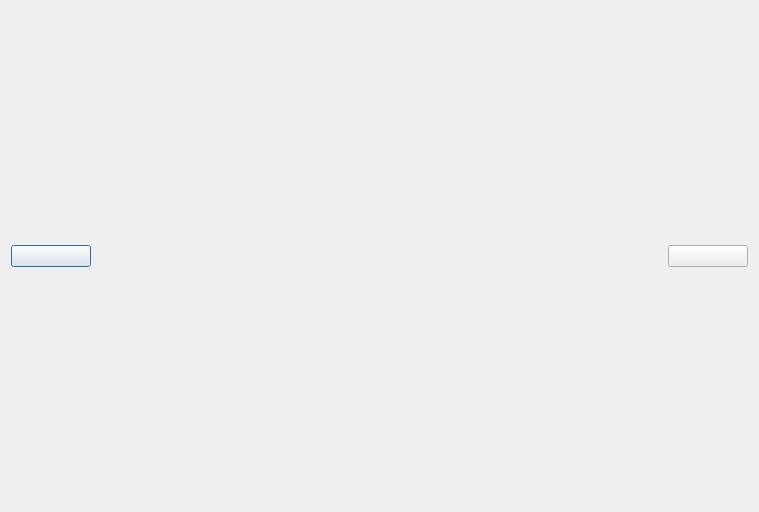
<?xml version="1.0" encoding="UTF-8"?>
<ui version="4.0">
 <class>PictureDisplayDialog</class>
 <widget class="QDialog" name="PictureDisplayDialog">
  <property name="geometry">
   <rect>
    <x>0</x>
    <y>0</y>
    <width>759</width>
    <height>512</height>
   </rect>
  </property>
  <property name="windowTitle">
   <string>Dialog</string>
  </property>
  <layout class="QHBoxLayout" name="horizontalLayout">
   <item>
    <layout class="QGridLayout" name="gridLayout">
     <item row="1" column="3">
      <spacer name="horizontalSpacer_2">
       <property name="orientation">
        <enum>Qt::Horizontal</enum>
       </property>
       <property name="sizeType">
        <enum>QSizePolicy::Expanding</enum>
       </property>
       <property name="sizeHint" stdset="0">
        <size>
         <width>60</width>
         <height>20</height>
        </size>
       </property>
      </spacer>
     </item>
     <item row="1" column="0">
      <widget class="QWidget" name="widget" native="true">
       <property name="minimumSize">
        <size>
         <width>80</width>
         <height>0</height>
        </size>
       </property>
       <property name="maximumSize">
        <size>
         <width>80</width>
         <height>16777215</height>
        </size>
       </property>
       <layout class="QGridLayout" name="gridLayout_2">
        <property name="leftMargin">
         <number>0</number>
        </property>
        <property name="topMargin">
         <number>0</number>
        </property>
        <property name="rightMargin">
         <number>0</number>
        </property>
        <property name="bottomMargin">
         <number>0</number>
        </property>
        <item row="0" column="0">
         <widget class="BrowsePicBtn" name="preBtn">
          <property name="text">
           <string/>
          </property>
         </widget>
        </item>
       </layout>
      </widget>
     </item>
     <item row="1" column="2">
      <widget class="QLabel" name="displayPicArea">
       <property name="text">
        <string/>
       </property>
      </widget>
     </item>
     <item row="1" column="4">
      <widget class="QWidget" name="widget_2" native="true">
       <property name="minimumSize">
        <size>
         <width>80</width>
         <height>0</height>
        </size>
       </property>
       <property name="maximumSize">
        <size>
         <width>80</width>
         <height>16777215</height>
        </size>
       </property>
       <layout class="QGridLayout" name="gridLayout_3">
        <property name="leftMargin">
         <number>0</number>
        </property>
        <property name="topMargin">
         <number>0</number>
        </property>
        <property name="rightMargin">
         <number>0</number>
        </property>
        <property name="bottomMargin">
         <number>0</number>
        </property>
        <item row="0" column="0">
         <widget class="BrowsePicBtn" name="nextBtn">
          <property name="text">
           <string/>
          </property>
         </widget>
        </item>
       </layout>
      </widget>
     </item>
     <item row="1" column="1">
      <spacer name="horizontalSpacer">
       <property name="orientation">
        <enum>Qt::Horizontal</enum>
       </property>
       <property name="sizeType">
        <enum>QSizePolicy::Expanding</enum>
       </property>
       <property name="sizeHint" stdset="0">
        <size>
         <width>60</width>
         <height>20</height>
        </size>
       </property>
      </spacer>
     </item>
     <item row="0" column="2">
      <spacer name="verticalSpacer">
       <property name="orientation">
        <enum>Qt::Vertical</enum>
       </property>
       <property name="sizeType">
        <enum>QSizePolicy::Expanding</enum>
       </property>
       <property name="sizeHint" stdset="0">
        <size>
         <width>20</width>
         <height>40</height>
        </size>
       </property>
      </spacer>
     </item>
     <item row="2" column="2">
      <spacer name="verticalSpacer_2">
       <property name="orientation">
        <enum>Qt::Vertical</enum>
       </property>
       <property name="sizeType">
        <enum>QSizePolicy::Expanding</enum>
       </property>
       <property name="sizeHint" stdset="0">
        <size>
         <width>20</width>
         <height>40</height>
        </size>
       </property>
      </spacer>
     </item>
    </layout>
   </item>
  </layout>
 </widget>
 <customwidgets>
  <customwidget>
   <class>BrowsePicBtn</class>
   <extends>QPushButton</extends>
   <header>browsepicbtn.h</header>
  </customwidget>
 </customwidgets>
 <resources/>
 <connections/>
</ui>
